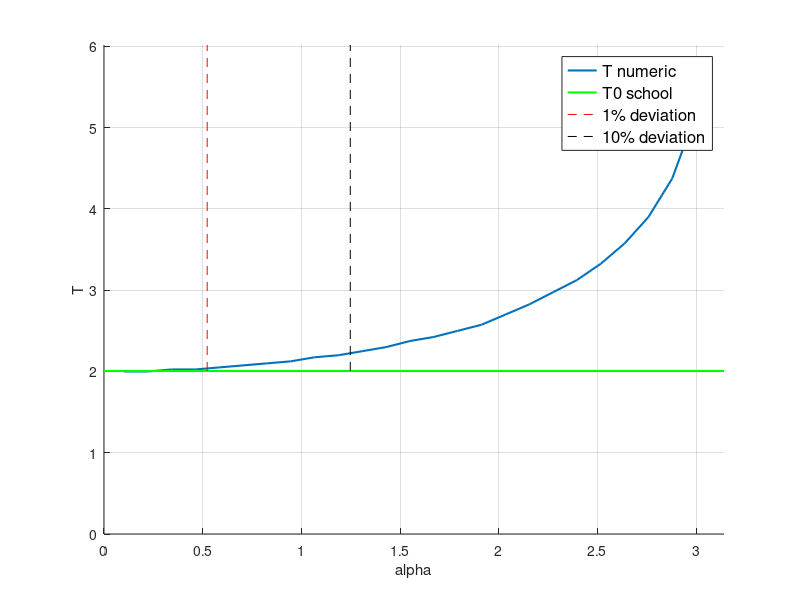
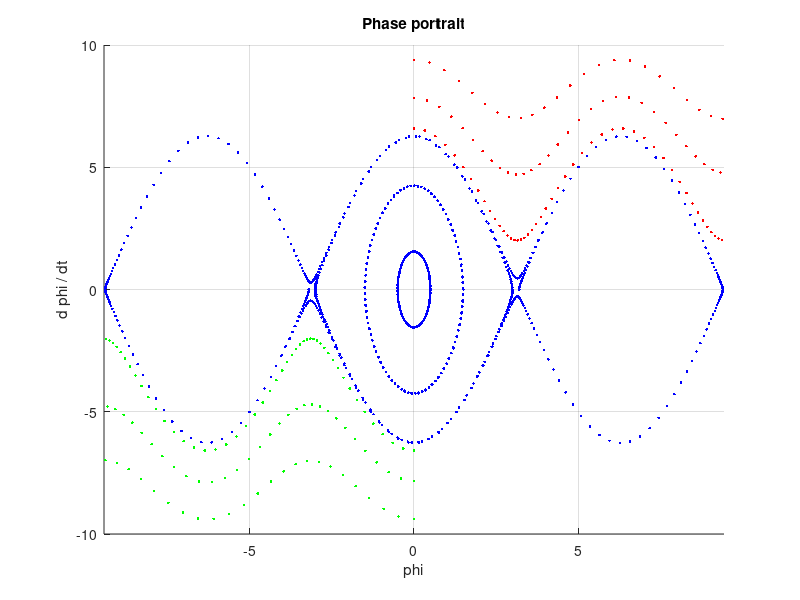

These charts were generated, in order, by the following MATLAB code:
function t431_mathPendulum
  clear all; clc; close all;

  g = 9.81;
  l = 1.0;
  w0 = sqrt(g / l);
  T0 = 2 * pi / w0;

  fprintf('Theoretical period T0 = %.2f\n\n', T0);

  N = 25;
  alpha_grid = linspace(0.1, 3.0, N);
  T_simulated = zeros(size(alpha_grid));

  mathPendulum = @(t, phi, w0) [
    phi(2);
    - w0 ^ 2 * sin(phi(1))
  ];

  options = odeset('MaxStep', 0.1);

  for i = 1:N
    alpha = alpha_grid(i);
    phi0 = [alpha; 0.0];
    tspan = [0 75];

    [t, phi_solution] = ode45(@(t, phi) mathPendulum(t, phi, w0), tspan, phi0, options);
    phi = phi_solution(:, 1);

    zero_cross_idx = find(phi(1:end-1) .* phi(2:end) <= 0);
    T_simulated(i) = t(zero_cross_idx(3)) - t(zero_cross_idx(1));
  endfor

  relative = (T_simulated - T0) / T0;

  idx_1pct = find(relative >= 0.01, 1, 'first');
  alpha_1pct = (alpha_grid(idx_1pct) + alpha_grid(idx_1pct - 1)) / 2.0;

  idx_10pct = find(relative >= 0.10, 1, 'first');
  alpha_10pct = (alpha_grid(idx_10pct) + alpha_grid(idx_10pct - 1)) / 2.0;

  fprintf('Make sure linear model is right:\n');
  fprintf('1%% deviation: alpha = %.3f rad (%.1f deg)\n', alpha_1pct, rad2deg(alpha_1pct));
  fprintf('10%% deviation: alpha = %.3f rad (%.1f deg)\n\n', alpha_10pct, rad2deg(alpha_10pct));

  figure; hold on; grid on;
  xlim([0.0, pi]);
  ylim([0.0, 3 * T0]);
  plot(alpha_grid, T_simulated, 'LineWidth', 1.5, 'DisplayName', 'T numeric');
  plot([0, pi], [T0, T0], 'g-', 'LineWidth', 1.5, 'DisplayName', 'T0 school');
  plot([alpha_1pct, alpha_1pct], [T0, 3 * T0], 'r--', 'DisplayName', '1% deviation');
  plot([alpha_10pct, alpha_10pct], [T0, 3 * T0], 'k--', 'DisplayName', '10% deviation');
  xlabel('alpha'); ylabel('T');
  legend('FontSize', 12);

  figure; hold on; grid on;

  osc_angles = [-3.2, 0.5, 1.5, 3.0, 3.2];
  for alpha0 = osc_angles
    [~, phi] = ode45(@(t, phi) mathPendulum(t, phi, w0), linspace(0, 10, 201), [alpha0; 0.0]);
    plot(phi(:, 1), phi(:, 2), 'b.');
  endfor

  rot_velocities = [2.1, 2.5, 3.0] * w0;
  for om0 = rot_velocities
    [~, phi_pos] = ode45(@(t, phi) mathPendulum(t, phi, w0), linspace(0, 10, 201), [0; om0]);
    plot(phi_pos(:, 1), phi_pos(:, 2), 'r.');

    [~, phi_neg] = ode45(@(t, phi) mathPendulum(t, phi, w0), linspace(0, 10, 201), [0; -om0]);
    plot(phi_neg(:, 1), phi_neg(:, 2), 'g.');
    xlim([-3 * pi, 3 * pi]);
  endfor

  xlabel('phi'); ylabel('d phi / dt'); title('Phase portrait');
endfunction
